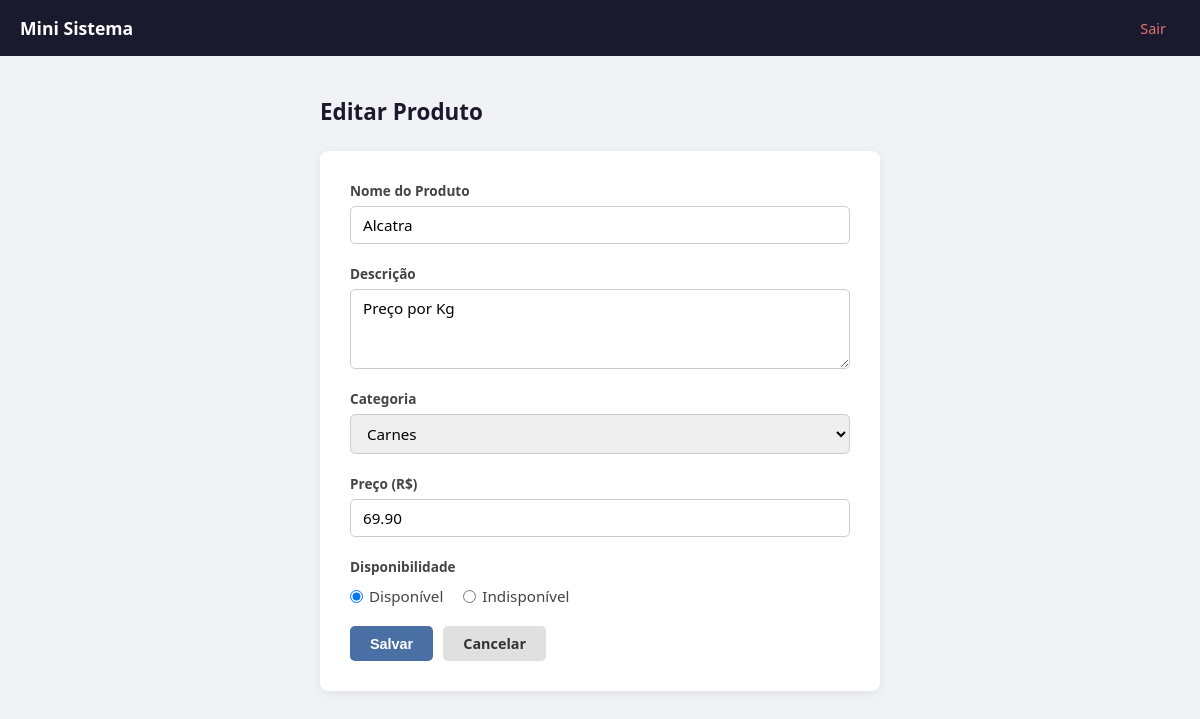
The page /produtos/editar.php?id=3 (signed in) on the database its author committed.
### tables this page shows
CREATE TABLE `produtos` (
  `id` int NOT NULL,
  `nome` varchar(100) NOT NULL,
  `descricao` varchar(255) DEFAULT NULL,
  `preco` decimal(10,2) NOT NULL,
  `disponibilidade` tinyint(1) NOT NULL DEFAULT '1',
  `id_categoria` int NOT NULL
);

CREATE TABLE `categorias` (
  `id` int NOT NULL,
  `categoria` varchar(45) NOT NULL
);

### www/produtos/editar.php (the view, shortened to what this page needs)
<?php
	require_once("../conecta.php");
	$id = filter_var($_GET["id"], FILTER_VALIDATE_INT);
	$sql = "SELECT * FROM produtos WHERE id = ?";
	$stmt = mysqli_prepare($conn, $sql);
	mysqli_stmt_bind_param($stmt, "i", $id);
	mysqli_stmt_execute($stmt);
	$resultado = mysqli_stmt_get_result($stmt);
	if (mysqli_num_rows($resultado) == 1) {
		$produto = mysqli_fetch_array($resultado);
	} else {
		$_SESSION["msg"] = "Produto não encontrado";
		$_SESSION["cor"] = "red";
		header("location: listar.php");
		exit;
	}
	$sql_cats = "SELECT * FROM categorias ORDER BY categoria ASC";
	$categorias = mysqli_query($conn, $sql_cats);
?>
<!DOCTYPE html>
<html lang="pt-br">
<head>
</head>
<body>
	<?php require_once("../menu.php") ?>
	<div class="conteudo">
		<h4>Editar Produto</h4>
		<div class="card">
			<form action="processa.php" method="POST">
				<div class="campo">
					<label for="nome">Nome do Produto</label>
					<input type="text" id="nome" name="nome" required autofocus
						value="<?= htmlspecialchars($produto['nome']) ?>">
				</div>
				<div class="campo">
					<label for="descricao">Descrição</label>
					<textarea id="descricao" name="descricao"><?= htmlspecialchars($produto['descricao']) ?></textarea>
				</div>
				<div class="campo">
					<label for="categoria">Categoria</label>
					<select id="categoria" name="id_categoria" required>
						<?php while ($cat = mysqli_fetch_array($categorias)): ?>
							<option value="<?= $cat["id"] ?>"
								<?= $cat["id"] == $produto["id_categoria"] ? "selected" : "" ?>>
								<?= htmlspecialchars($cat["categoria"]) ?>
							</option>
						<?php endwhile; ?>
					</select>
				</div>
				<div class="campo">
					<label for="preco">Preço (R$)</label>
					<input type="number" id="preco" name="preco" required step="0.01" min="0"
						value="<?= $produto['preco'] ?>">
				</div>
				<div class="campo">
					<label>Disponibilidade</label>
					<div class="radios">
						<label>
							<input type="radio" name="disponibilidade" value="1"
								<?= $produto['disponibilidade'] == 1 ? 'checked' : '' ?>>
							Disponível
						</label>
						<label>
							<input type="radio" name="disponibilidade" value="0"
								<?= $produto['disponibilidade'] == 0 ? 'checked' : '' ?>>
							Indisponível
						</label>
					</div>
				</div>
				<div class="acoes">
					<button type="submit" class="btn btn-salvar">Salvar</button>
					<a class="btn btn-cancelar" href="listar.php">Cancelar</a>
				</div>
			</form>
		</div>
	</div>
</body>
</html>

### www/produtos/editar.php (style rules this page uses)
* { box-sizing: border-box; margin: 0; padding: 0; }
body { font-family: 'Segoe UI', sans-serif; background-color: #f0f2f5; color: #333; }
.conteudo { max-width: 600px; margin: 40px auto; padding: 0 20px; }
.conteudo h4 { font-size: 1.4rem; color: #1a1a2e; margin-bottom: 24px; }
.card { background: #fff; border-radius: 8px; box-shadow: 0 2px 10px rgba(0,0,0,0.08); padding: 30px; }
.campo { display: flex; flex-direction: column; gap: 6px; margin-bottom: 20px; }
.campo label { font-size: 0.85rem; font-weight: 600; color: #444; }
.campo input, .campo select, .campo textarea { padding: 8px 12px; border: 1px solid #ccc; border-radius: 5px; font-size: 0.95rem; outline: none; transition: border-color 0.2s; font-family: inherit; }
.campo textarea { resize: vertical; min-height: 80px; }
.radios { display: flex; gap: 20px; margin-top: 4px; }
.radios label { display: flex; align-items: center; gap: 6px; font-size: 0.95rem; font-weight: normal; cursor: pointer; }
.acoes { display: flex; gap: 10px; margin-top: 10px; }
.btn { padding: 8px 20px; border-radius: 5px; font-size: 0.9rem; font-weight: 600; text-decoration: none; cursor: pointer; border: none; transition: background 0.2s; }
.btn-salvar { background-color: #4a6fa5; color: #fff; }
.btn-cancelar { background-color: #e0e0e0; color: #333; }

### rows shown on the page
produtos: nome "Alcatra", descricao "Preço por Kg", id_categoria "Carnes", preco "69.90", disponibilidade "☑ Disponível", disponibilidade "☐ Indisponível"
